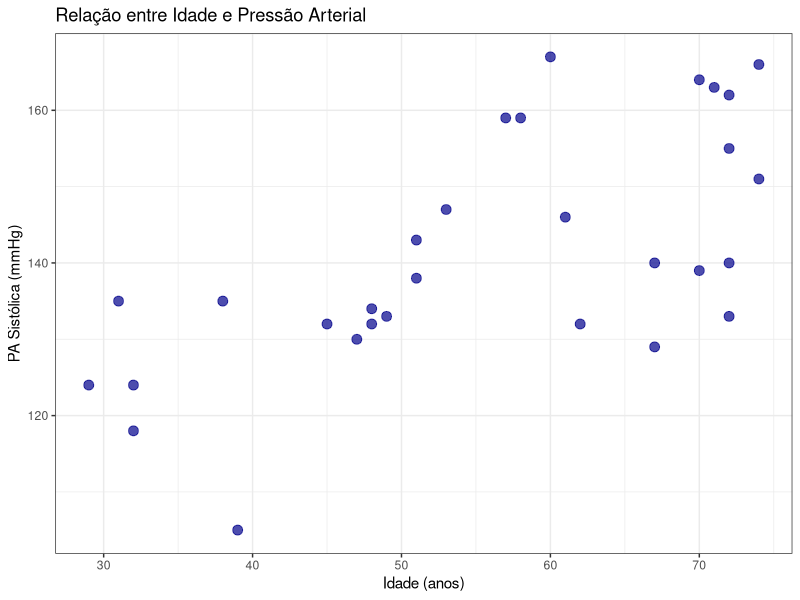
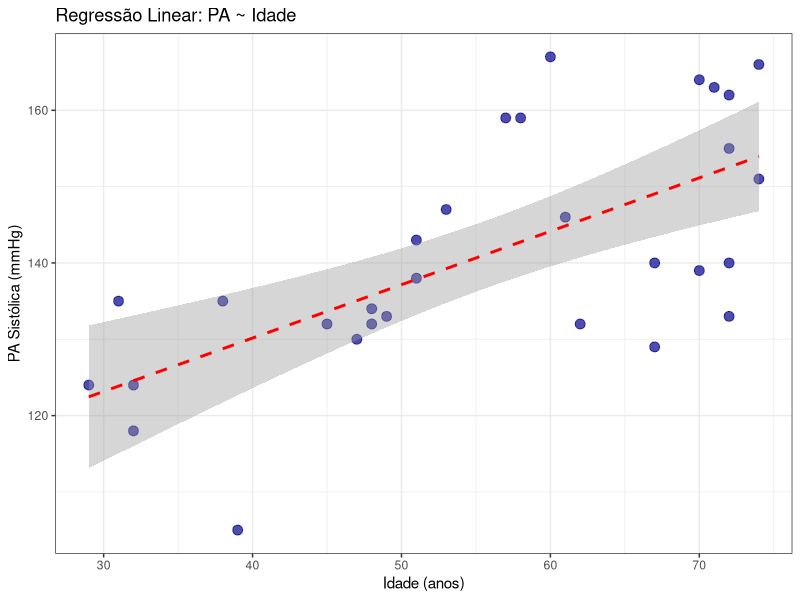

Write the R code that produced these figures, in order.
# Módulo 3 - Aula 2 - Modelos lineares e não lineares

# Declaração dos pacotes necessários para realizar as atividades
# install.packages("tidyverse")
# install.packages("broom")
library(tidyverse)
library(broom)


# 1.1. Correlação, modelos lineares e não-lineares
# Uma das formas de se medir uma relação entre duas variáveis numéricas é 
# calculando a correlação entre as duas, podendo ser medida através do 
# coeficiente de correlação linear.

# Observação: Correlação não denota causalidade. Não é porque uma variável
# está correlata a outra, não quer dizer que se influenciem diretamente.
# Exemplo: O aumento da temperatura global está correlacionado com a diminuição
# na população de piratas. 

# Plotando um gráfico de dispersão das variáveis, é possível observar pelo 
# menos 5 tipos de comportamento no gráfico:
# # a) Correlação linear negativa, quando são inversamente proporcionais;
# # b) Correlação linear positiva, quando são diretamente proporcionais;
# # c) Sem correlação, quando não se afetam diretamente;
# # d) Padrão não linear, quando não necessariamente se afetam em 
# # todos os casos. O comportamento no gráfico deixa de ser em formato de 
# # linha e passa a tomar formato de curva.

# A força entre essas variáveis pode ser medida através do coeficiente de
# correlação de Pearson, onde:
# # a) Correlação linear perfeita positiva: r = +1
# # b) Correlação linear perfeita negativa: r = -1
# # c) Sem correlação linear: r = 0
# # d) Correlação linear positiva: 0 < r < 1
# # e) Correlação linear negativa: -1 < r < 0

# Caso a suposta correlação não for válida através do método de Pearson
# utiliza-se a correlação de Spearman, que não assume distribuição normal para
# as duas variáveis e sim através de postos ordenados (ranqueamento).

# 1.2. Atividade: Cálculo da correlação entre pressão arterial e idade, 
# plotando num gráfico para visualização dos resultados.

# Definir semente para reprodutibilidade
set.seed(42)

# Número amostral
n <- 30

# Simula dados de pressão arterial e idade
pasis <- tibble(
  idade = round(runif(n, min = 25, max = 75)),
  pa = round(100 + 0.8 * idade + rnorm(n, 0, 10)),
  sexo = if_else(runif(n) >= 0.5, "Feminino", "Masculino")
)
print(pasis)

# Funções utilizadas:
# # runif(n, min, max): Gera n números aleatórios entre limites min e max;
# # round(): Arredonda para número inteiro;
# # rnorm(n, avg, sd): Adiciona "ruído" com média 0 e DP 10;
# Fórmula para criação de pressão arterial: 100 + 0.8*idade + ruído 

# Cálculo da correlação utilizando cor.test() e teste se ela é significativa
cor.test(pasis$pa, pasis$idade)

# Output:
# t = Estatística t do teste;
# df = Graus de liberdade;
# p-value = probabilidade de observar essa correlação se não houvesse relação.
# Se p < 0.05, então há correlação significativa;

# cor = Coeficiente de correlação (r). Parâmetro mais importante nessa análise.
# Permite verificar se é positivo/negativo e quão forte é:
# # |r| < 0.3 = Correlação FRACA
# # 0.3 ≤ |r| < 0.7 = Correlação MODERADA
# # |r| ≥ 0.7 = Correlação FORTE

# No caso dos dados mockados (r=0.659), a correlação é MODERADA.

# 95 percent confidence interval = Intervalo de confiança para o coeficiente
# de correlação.

# Também é possível calcular o coeficiente sem os testes:
cor(pasis$pa, pasis$idade)

# Visualização a partir de gráfico de dispersão:
ggplot(pasis, aes(x = idade, y = pa)) +
  geom_point(size = 3, color = "darkblue", alpha = 0.7) +
  labs(title = "Relação entre Idade e Pressão Arterial",
       x = "Idade (anos)",
       y = "PA Sistólica (mmHg)") +
  theme_bw()

# Interpretação do resultado:
# a) Os pontos tendem a subir proporcionalmente em direção ao canto superior
# direito;
# b) Indicativo de correlação POSITIVA (maior idade = maior pressão arterial);
# c) Os pontos ainda estão dispersos e r=0.659, indicando uma correlação
# positiva NÃO PERFEITA, já que 0 < r < 1.


# 2.1 Modelos de regressão linear simples
# Modela a relação entre variáveis a partir de uma reta

# Fórmula: Y = β0 + β1*X + ε onde:

# # Y = Variável DEPENDENTE (objetivo da previsão), exemplo: pressão arterial;
# # X = Variável INDEPENDENTE (parâmetro), exemplo: idade;
# # β0 = Intercepto, valor de Y quando X = 0;
# # β1 = Inclinação, quanto Y muda para cada unidade de X;
# # ε = Erro, variação não explicada pelo modelo

# Correlação vs Regressão
# Correlação mede a força de uma relação enquanto regressão quantifica a 
# relação (variação de Y em função de X).


# 2.1.1 Ajuste do modelo para regressão linear simples

# lm() = linear model (modelo linear);
# Fórmula: variável dependente ~ variável independente
# Ou seja: "pa EM FUNÇÃO DE idade" ou "pa EXPLICADA POR idade"
modelo_simples <- lm(pa ~ idade, data = pasis)

# Output dos coeficientes β0 (intercepto) e β1 (inclinação)
modelo_simples

# (Intercept) = β0 = Valor de pa quando idade=0. Nesse caso não tem sentido
# prático pois não há elementos com "0 anos" nos dados mockados;
# idade = β1 = Variação de pa para cada idade+=1. Ou seja, para cada ano que
# e passa, pa cresce aumenta em β1 mmHg

# Resumo do modelo
summary(modelo_simples)

# Coefficients:
# # Estimate = Valor estimado do coeficiente;
# # Std. Error = Erro padrão (incerteza do coeficiente);
# # t value = estatística t;
# # Pr(>|t|) = p-valor. Se p < 0.05, então coeficiente significativo;

# Signif. codes = Legenda a partir de asteriscos para representar a 
# significância dos coeficientes β0 e β1 ('***' muito significativo, 
# '*' pouco significativo, '' nenhuma significância);

# Residual standard error: Ou RSE, medida da diferença entre as variáveis 
# observadas e as projetadas, em n-2 (n sendo a quantidade de elementos
# observados) graus de liberdade;

# Multiple R-squared: Proporção da variação de Y explicada por X, pode ser lida
# em porcentagem. Exemplo: X explica 43,5% da variação de Y 
# nos dados projetados;
# # OBSERVAÇÃO: Quanto mais se aproxima de 1, melhor o modelo. Porém R²=1
# # pode significar um modelo em overfit.

# F-statistic e p-value: Significância do modelo como um todo.

# Traz somente o R² do modelo
summary(modelo_simples)$r.squared


# 2.1.2 Interpretação simplificada dos resultados

# Executando as linhas abaixo, observa-se que R² = 0.435 e β1 ≃ 0.7
summary(modelo_simples)$r.squared; coef(modelo_simples)["idade"]

# Pode-se dizer que:
# # a) idade explica 43,5% da variação na pressão arterial;
# # b) Para cada ano em idade, a pressão arterial aumenta em média 
# # aproximadamente 0.7 mmHg.


# 2.1.3 Visualização gráfica
ggplot(pasis, aes(x = idade, y = pa)) + 
  geom_point(size = 3, color = "darkblue", alpha = 0.7) +
  geom_smooth(method = "lm", se = TRUE, color = "red", linetype = "dashed") +
  labs(title = "Regressão Linear: PA ~ Idade",
       x = "Idade (anos)", 
       y = "PA Sistólica (mmHg)") +
  theme_bw()

# Onde:
# geom_smooth(method = "lm"): Adiciona a reta de regressão;
# se = TRUE: Mostra a faixa de incerteza (intervalo de confiança);
# A reta de regressão basicamente é: PA = β0 + β1*idade

# Observações:
# # a) A reta corta a dispersão dos pontos praticamente ao meio;
# # b) A faixa cinza mostra a incerteza da estimativa.


# 2.2 Modelos de regressão linear múltipla
#


# 2.3 Modelos de regressão logística
#


# 2.4 Modelos de Poisson
#


# 3.1 Diagnóstico dos modelos
#
